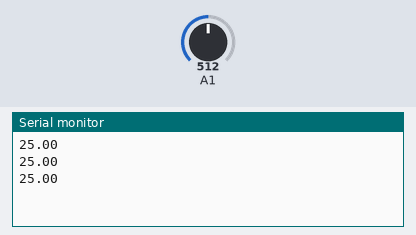
This sketch was run on a simulated Arduino Uno, built with avr-gcc and run on an emulated ATmega328P. Parts: the last lines printed to the serial monitor. The inputs (shaded band) are chosen by the test bench; at power-on: A1 = 512.

Above: at 1.3 s.
1.4 s: A1 set to 716
At 1.9 s:
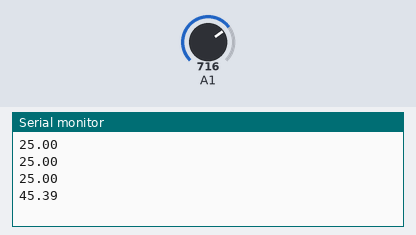
2.9 s: A1 set to 900
At 3.4 s:
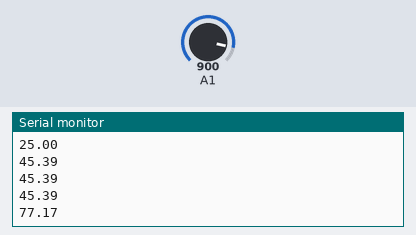
Timing chart, 0 to 5.9 s (numbered marks = the images above; inputs shaded):
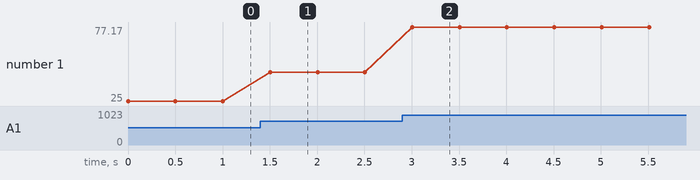

Measured:
- after the input at 1.4 s, the serial monitor: prints a new line after 0.10 s (image 1)
- after the input at 2.9 s, the serial monitor: prints a new line after 0.11 s (image 2)
- plotted number 1: 25 → 45.39 after the input at 1.4 s, 45.39 → 77.17 after the input at 2.9 s

The sketch:

exercise9.ino
```cpp
void setup() {
  Serial.begin(9600);
}

void loop() {
  int tempReading = analogRead(A1);
  double tempK = log(10000.0 * (1024.0 / tempReading - 1));
  tempK = 1 / (0.001129148 + (0.000234125 + (0.0000000876741*tempK*tempK))*tempK);
  float tempC = tempK - 273.15;
  Serial.println(tempC);
  delay(500);
}
```
